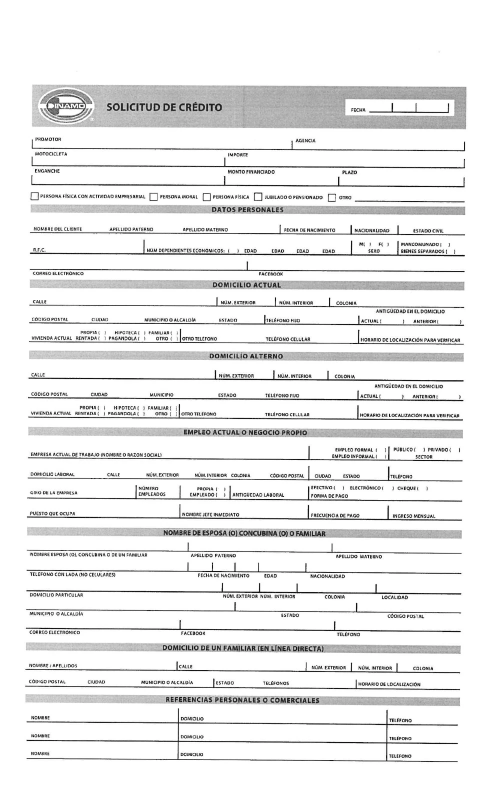
#> input picture herramientas/solicitud/formato-escaneado.webp, 1006 x 1600 px, found by its file name (shown at 1/2 size)
$ python 1-enderezar.py formato-escaneado.webp 1.0
#> lines starting #> are read from the running program, lines starting #| are printed output that depends on the picture; after the words box and inside, x2 and y2 are one past the last pixel; in counts of white or black regions, pixels touching at a corner belong together
from PIL import Image
import numpy as np, sys
SP=sys.argv[1]; ang=float(sys.argv[2])
img=Image.open(SP+'/formato-escaneado.webp').convert('L').rotate(ang, resample=Image.BICUBIC, fillcolor=255)
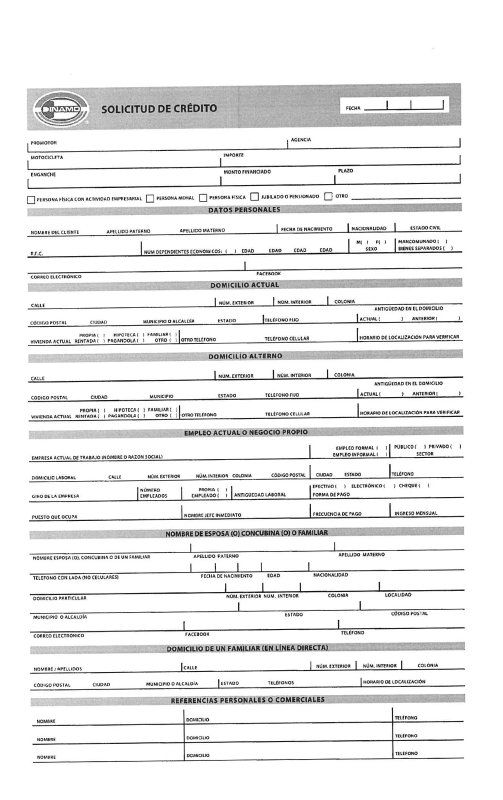
#> img: PIL image 1006x1600 L (shown at 1/2 size); min 0, max 255, mean 234.4
img.save(SP+'/recto.png')
im=np.array(img).astype(int); H,W=im.shape
#> after `H, W = im.shape`: H = 1600; W = 1006
dark=im<130
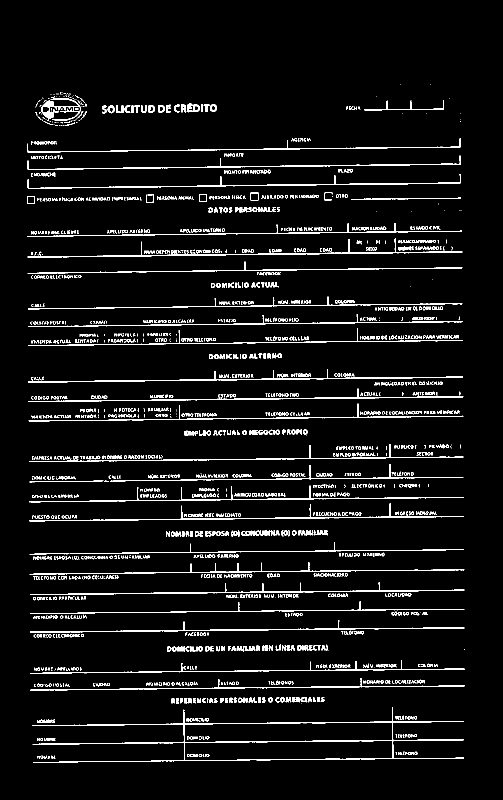
#> dark: shape (1600, 1006) bool (shown at 1/2 size); 5.3% white in thin lines or dots, all inside (x1, y1, x2, y2) = (54, 168, 930, 1526)
def hsegs(minlen=60):
    out=[]
    for y in range(H):
        row=dark[y]; x=0
        while x<W:
            if row[x]:
                s=x
                while x<W and row[x]: x+=1
                if x-s>=minlen: out.append((y,s,x-1))
            else: x+=1
    m=[]
    for y,a,b in out:
        g=[o for o in m if o[1]>=y-1 and abs(o[2]-a)<10 and abs(o[3]-b)<10]
        if g: g[0][1]=y
        else: m.append([y,y,a,b])
    return m
for s in hsegs(): print('H',*s)
# gray bars: rows with >300 px in 150..225
gray=(im>140)&(im<228)
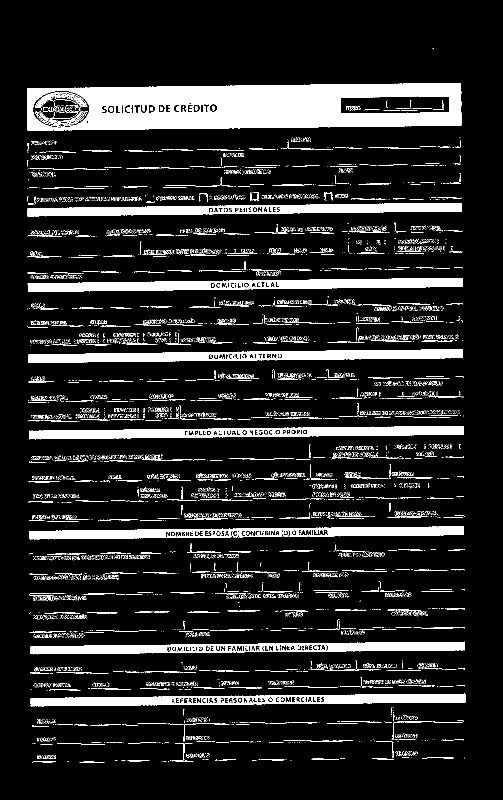
#> gray: shape (1600, 1006) bool (shown at 1/2 size); 12.6% white; 7818 white regions (7089 under 20 px), largest, box (x1, y1, x2, y2) and area: (54, 166, 923, 261) 58087, (55, 556, 925, 584) 14421, (57, 698, 926, 726) 14227
cnt=gray.sum(1)
#> cnt = 1600 values, max 868 at index 180, min 0 at index 0, mean 126.5
y=0
while y<H:
    if cnt[y]>400:
        s=y
        while y<H and cnt[y]>400: y+=1
        cols=np.where(gray[s:y].sum(0)>(y-s)*0.5)[0]
        print('BAR',s,y-1,cols.min(),cols.max())
    else: y+=1
#> after the loop, y = 1600

# recto2.png: además corregido el corrimiento horizontal (~5 px de arriba abajo),
# igual que X() en 4-generar.py. Es contra lo que compara 5-desfases.py.
a=np.array(img); b=np.full_like(a,255)
for y in range(H):
    s=5.5*(y-171)/1220
    b[y]=np.interp(np.arange(W)-s, np.arange(W), a[y].astype(float), left=255, right=255)
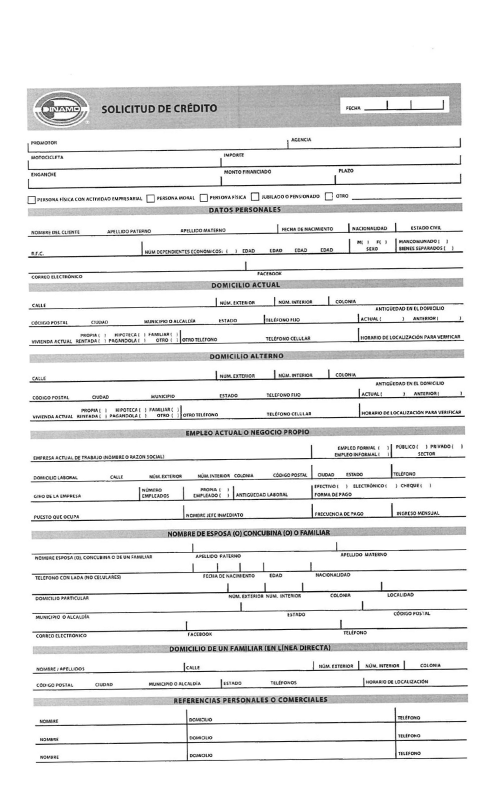
#> b: shape (1600, 1006) (shown at 1/2 size); min 0, max 255, mean 234.3
Image.fromarray(b).save(SP+'/recto2.png')
